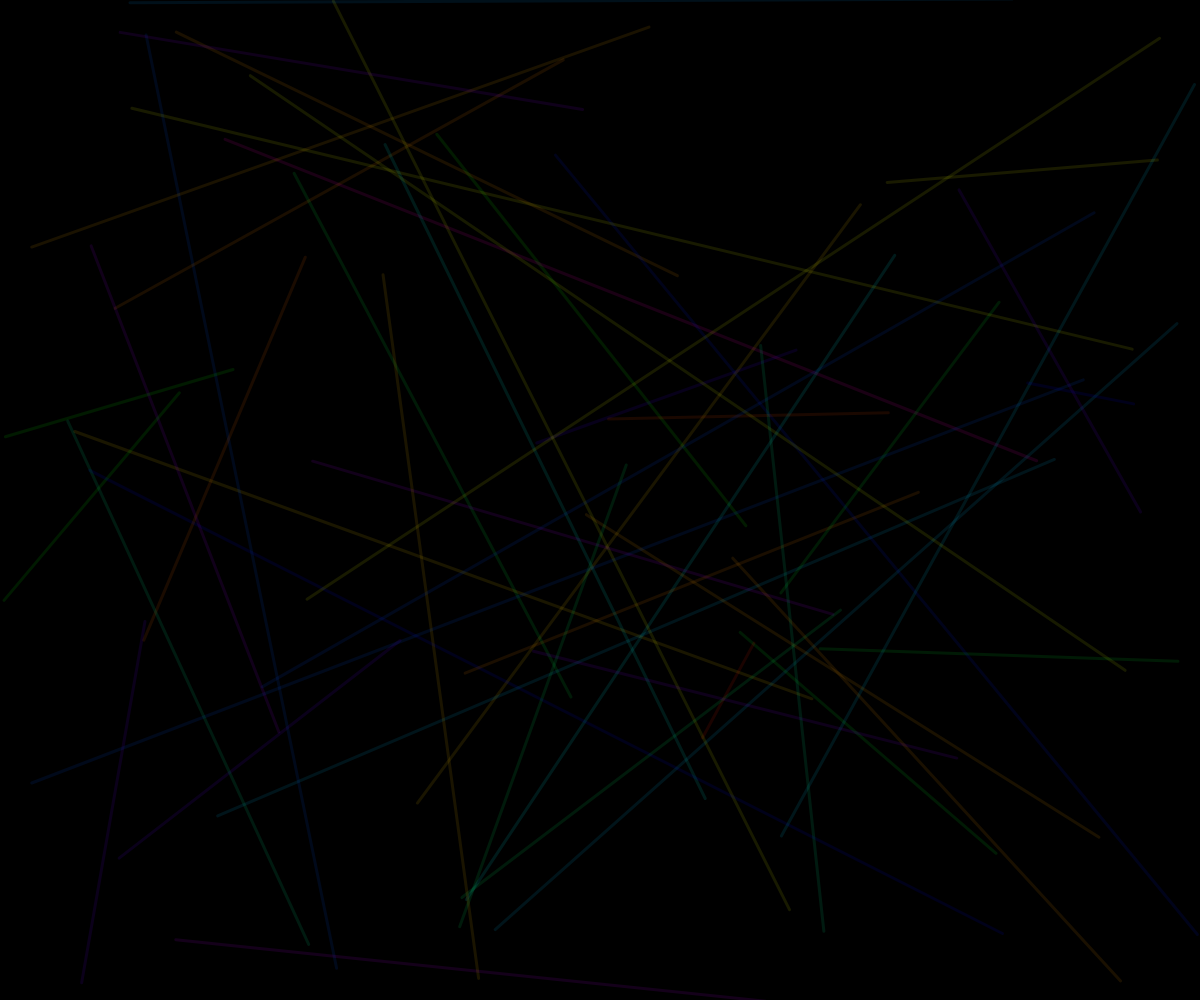
Frame 1 (no input)
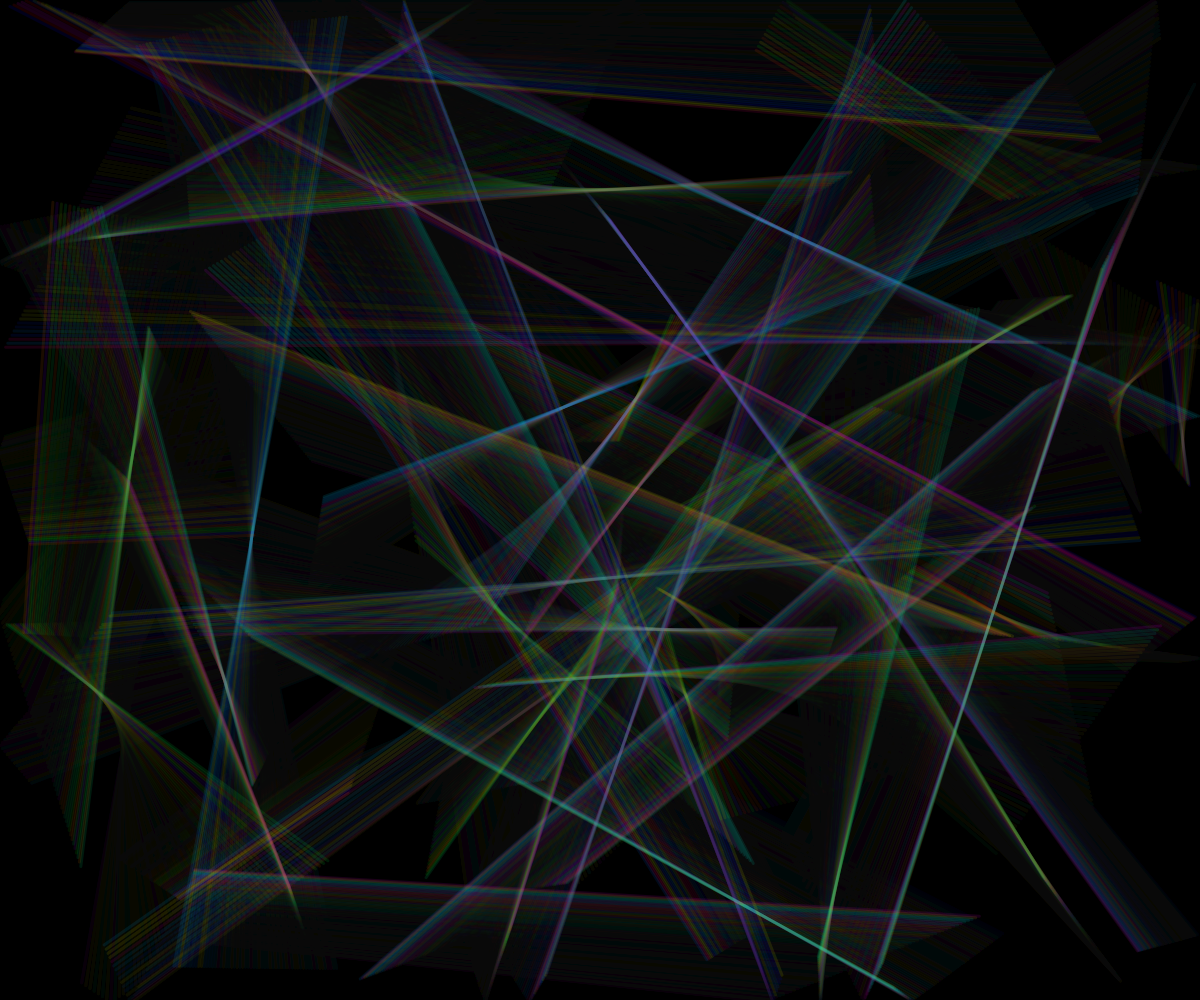
Frame 60 (no input)
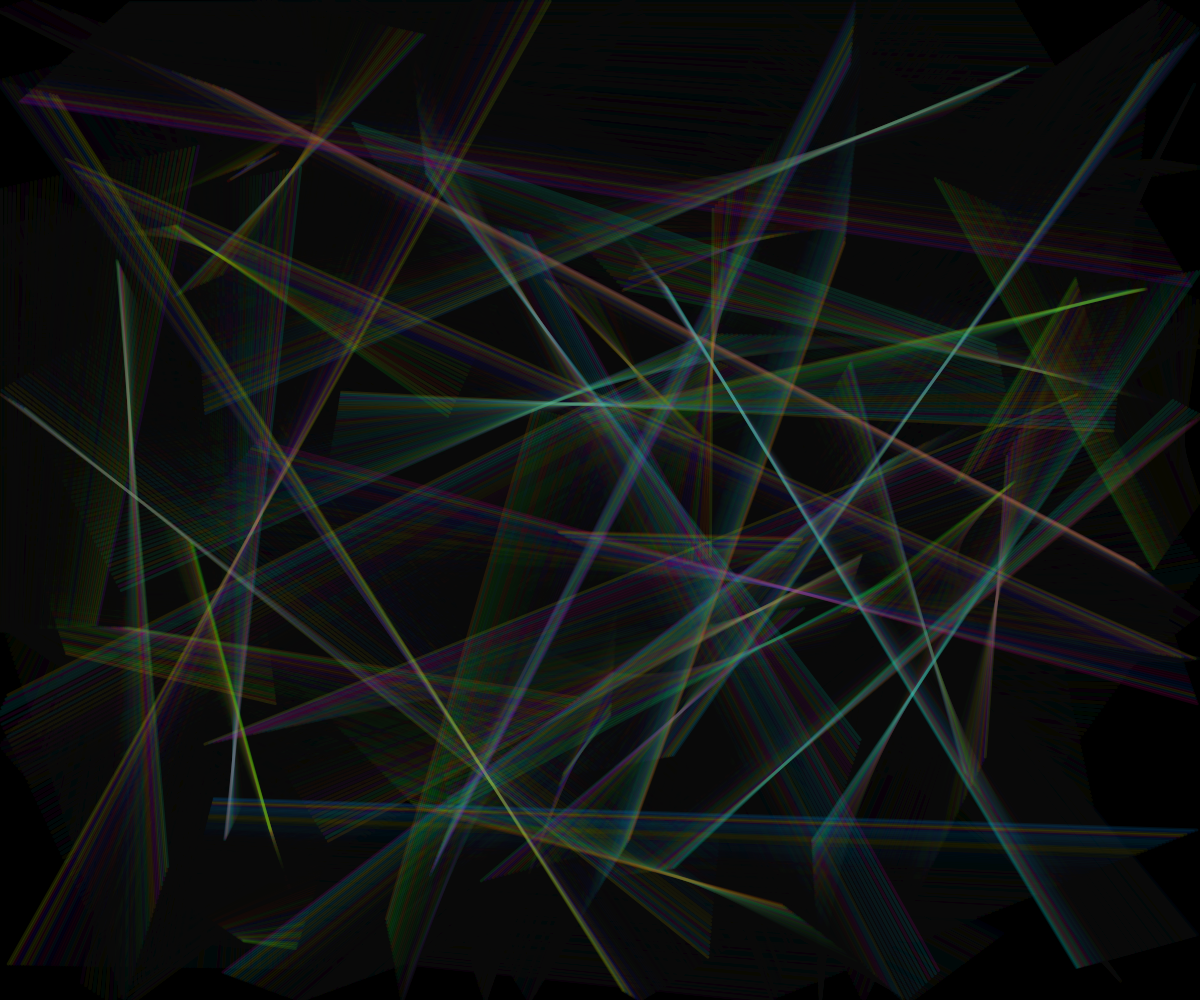
Frame 120 (the mouse pressed at the canvas centre since frame 60)

The p5.js sketch that drew these frames (run headless with seeded random() and noise() and a simulated clock; from frame 60 on, the mouse is pressed at the canvas centre):

// p5.js sketch
// ── sketch.js
//amount of balls per array
var N = 50;

//array names
var B1;
var B2;

var CA;
var C1;
var C2;
var C3;
var C4;

var MaxDist;

function setup() {
  createCanvas( windowWidth , windowHeight );
  background( 0 , 0 , 0 );
  
  //creating the arrays (array is a table of variables for a for-loop)
  B1 = new Array(N);
  B2 = new Array(N);
  
  //create for-loop for the arrays)
  for ( n = 0 ; n < N ; n++ ){
    B1[n] = new Ball();
    B2[n] = new Ball();
  }
  
  MaxDist= sqrt( width * width + height* height);
  
  colorMode(HSB);
  

    
  CA = [];

  
}

function draw() {
  background( 0, 0 , 0 , .05 );

  //for-loop to create the arrays
  for ( n = 0 ; n < N ; n++ ){
    B1[n].evolveDraw();
    B2[n].evolveDraw();
    
    var Dist = B1[n].pos.dist(B2[n].pos);
    
    var CB = floor( random( 0 , 4 ) );
    
    C1 = color( Dist / MaxDist * 100  , 100 , 100 , .1);
    C2 = color( 90 + Dist / MaxDist * 180  , 100 , 100 , .1);
    C3 = color( 230 + Dist / MaxDist * 150  , 100 , 100 , .1);
    C4 = color( Dist/MaxDist * 360 , 100 , 100 , .1 );
  
    CA[0] = C1;
    CA[1] = C2;
    CA[2] = C3;
    CA[3] = C4;
  
    stroke( CA[ CB ] );
    strokeWeight( 3 );
    line( B1[n].pos.x , B1[n].pos.y , B2[n].pos.x , B2[n].pos.y );
  }
}

//new function-anything that is classified as ball will follow these instructions
var Ball = function(){
  //create vector for position of the bal
  this.pos = createVector( random( 0 , width ) , random( 0 , height ) );
  
  //create vector for velocity
    //direction (randomized)
  this.v = p5.Vector.random2D();
    //speed
  this.v.mult( random( 1 , 5 ) );
  
  //new function-anything told to evolveDraw will follow these instructions
  this.evolveDraw =function() {
    //adds velocity to position
    this.pos.add( this.v );
  
  //set boundries for balls)
    if ( this.pos.x >= width || this.pos.x <= 0 ){
      this.v.x *=-1;
    }
    if ( this.pos.y >= height || this.pos.y <= 0 ){
      this.v.y *=-1;
    }
    
  };
  
};
